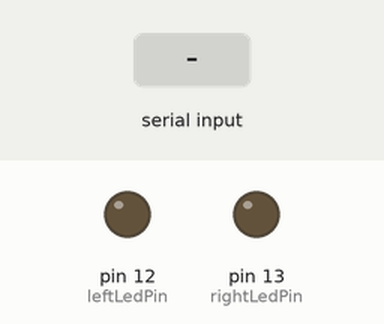
This sketch was run on a simulated Arduino Uno, built with avr-gcc and run on an emulated ATmega328P. Parts: output pins drawn as LEDs (lit = HIGH). The test bench sets the inputs (shaded band).

Above: at 1.2 s.
1.3 s: "L" received over the second serial link
At 2.1 s:
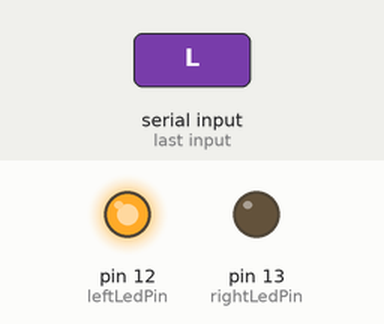
2.8 s: "R" received over the second serial link
At 3.2 s:
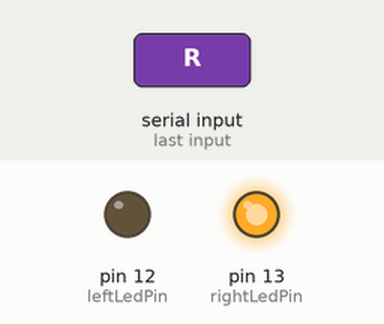
4.3 s: "1" received over the second serial link
At 5.5 s:
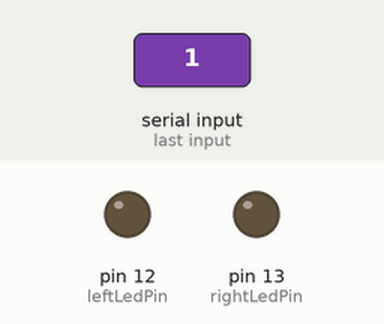
Timing chart, 0 to 7.3 s (numbered marks = the images above; inputs shaded):
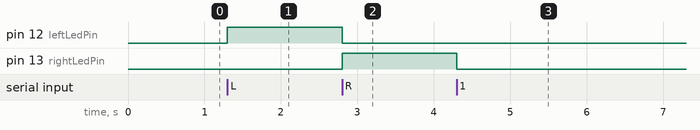

Measured:
- after the input at 1.3 s, pin 12 (leftLedPin): LOW → HIGH at once
- after the input at 2.8 s, pin 12 (leftLedPin): HIGH → LOW at once; pin 13 (rightLedPin): LOW → HIGH at once
- after the input at 4.3 s, pin 13 (rightLedPin): HIGH → LOW at once

The sketch:

helmet_bt.ino
```cpp
#include <SoftwareSerial.h>

// Bluetooth module pins on light Arduino
// Arduino RX <- Bluetooth TX
// Arduino TX -> Bluetooth RX
SoftwareSerial BT(10, 11);  // RX, TX

const int leftLedPin = 12;
const int rightLedPin = 13;

char receivedChar = 'N';

void setup() {
  pinMode(leftLedPin, OUTPUT);
  pinMode(rightLedPin, OUTPUT);

  digitalWrite(leftLedPin, LOW);
  digitalWrite(rightLedPin, LOW);

  BT.begin(9600);
}

void loop() {
  if (BT.available() > 0) {
    receivedChar = BT.read();
  }

  if (receivedChar == 'L') {
    digitalWrite(leftLedPin, HIGH);
    digitalWrite(rightLedPin, LOW);
  }
  else if (receivedChar == 'R') {
    digitalWrite(leftLedPin, LOW);
    digitalWrite(rightLedPin, HIGH);
  }
  else {
    digitalWrite(leftLedPin, LOW);
    digitalWrite(rightLedPin, LOW);
  }
}
```
